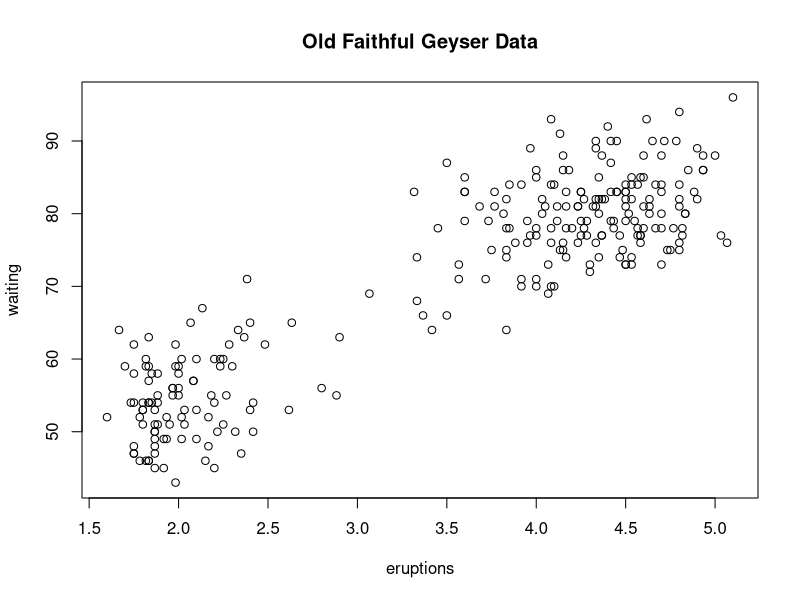
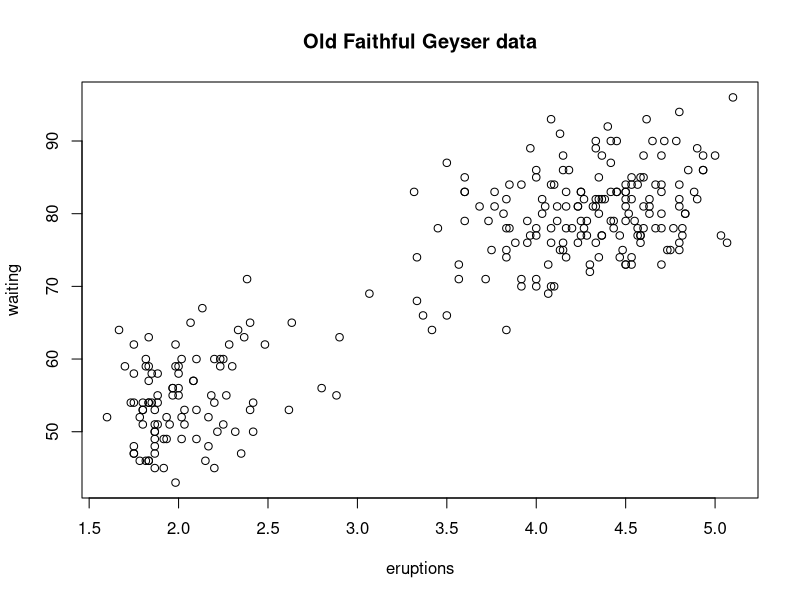
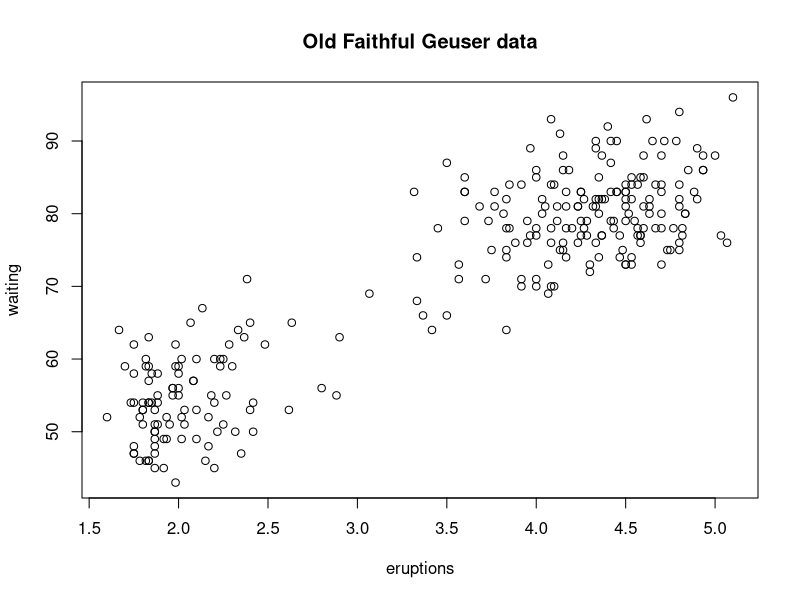

These figures' R source, in order:
# How Does a Plot Get Created
# Type 1 - Default device
library(datasets)
with(faithful, plot(eruptions, waiting)) # Make plot appear on screen device
title(main="Old Faithful Geyser Data")   # Annotate with a title

# Type 2 - Explicit device call
pdf(file="./myplot.pdf") # Open PDF device; create 'myplot.pdf' in my working
                         # directory
# Create plot and send to a file (no plot will appear on screen)
with(faithful, plot(eruptions, waiting))
title(main="Old Faithful Geuser data") # Annotate plot; still nothing on screen
dev.off() # Close the PDF device; VERY IMPORTANT
# Now you can view the file 'myplot.pdf' on your computer

# Copying a plot examples
library(datasets)
with(faithful, plot(eruptions, waiting)) # Create plot on screen device
title(main="Old Faithful Geyser data")   # Add a main title
dev.copy(png, file="geyserplot.png")     # Copy my plot to a PNG file
dev.off() # Don't forget to close the PNG device!